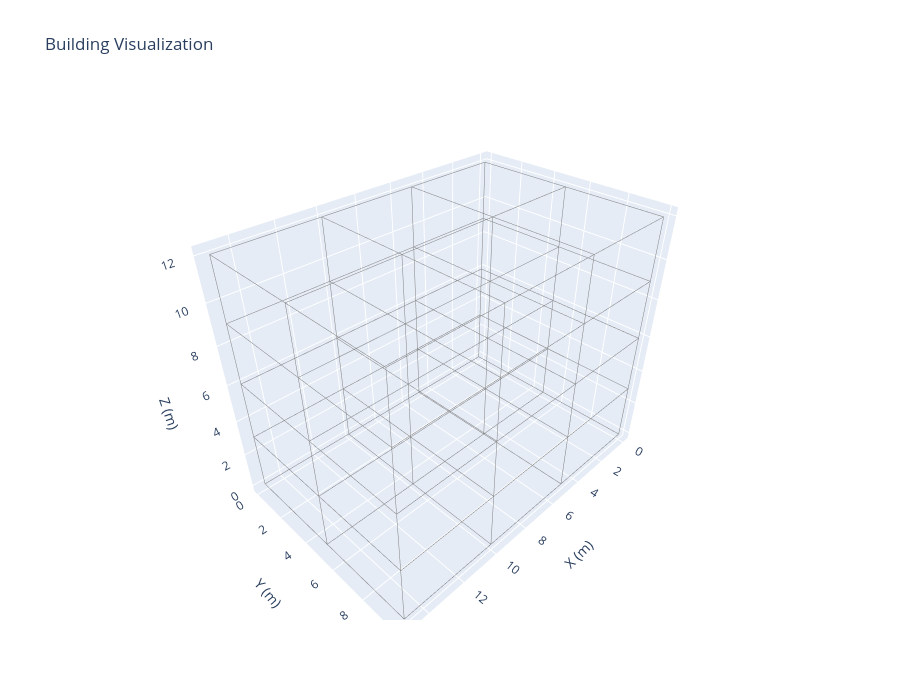

Notebook code for this chart:
### Code cell
def show_building(cellcomplex):
    """Visualize a building-like cell complex"""
    fig = go.Figure()
    
    cells = cellcomplex.Cells()
    colors = ['#FFB6C1', '#98FB98', '#87CEEB', '#DDA0DD', '#F0E68C', '#ADD8E6']
    
    for i, cell in enumerate(cells):
        faces = cell.Faces()
        color = colors[i % len(colors)]
        
        for face in faces:
            vertices = face.Vertices()
            coords = [v.Coordinates() for v in vertices]
            
            if len(coords) >= 3:
                x = [c[0] for c in coords]
                y = [c[1] for c in coords]
                z = [c[2] for c in coords]
                
                fig.add_trace(go.Mesh3d(
                    x=x, y=y, z=z,
                    color=color,
                    opacity=0.5,
                    alphahull=0,
                    showlegend=False
                ))
                
                # Add edges
                for k in range(len(coords)):
                    p1 = coords[k]
                    p2 = coords[(k + 1) % len(coords)]
                    fig.add_trace(go.Scatter3d(
                        x=[p1[0], p2[0]], y=[p1[1], p2[1]], z=[p1[2], p2[2]],
                        mode='lines',
                        line=dict(color='gray', width=1),
                        showlegend=False
                    ))
    
    fig.update_layout(
        title='Building Visualization',
        scene=dict(
            aspectmode='data',
            xaxis_title='X (m)',
            yaxis_title='Y (m)',
            zaxis_title='Z (m)'
        ),
        width=900, height=700
    )
    
    return fig

show_building(building).show()
